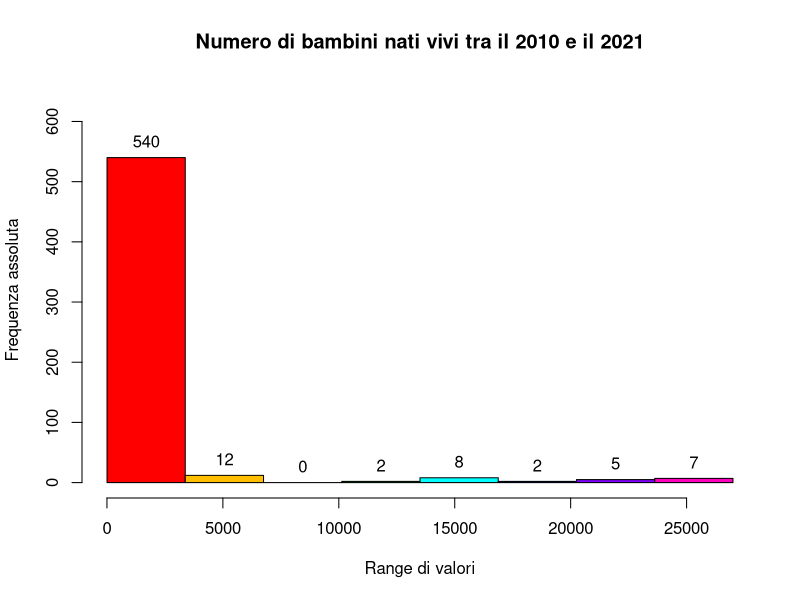
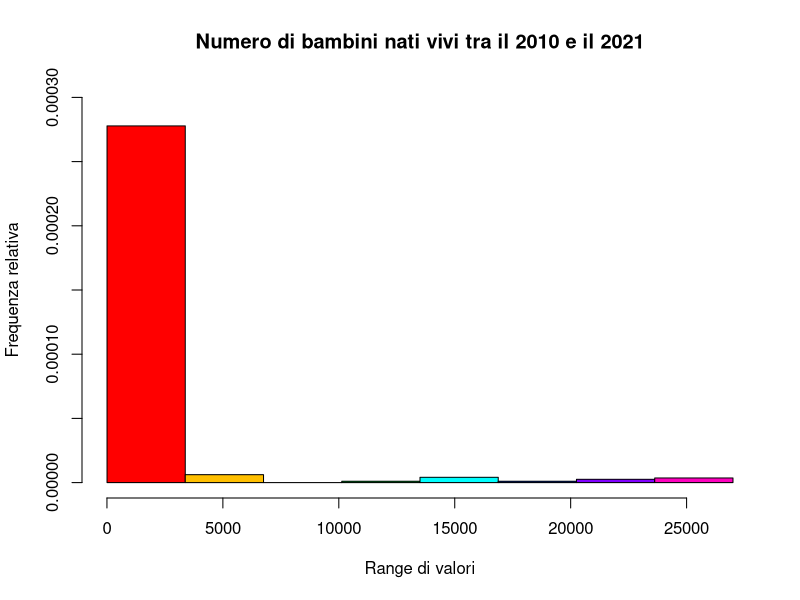
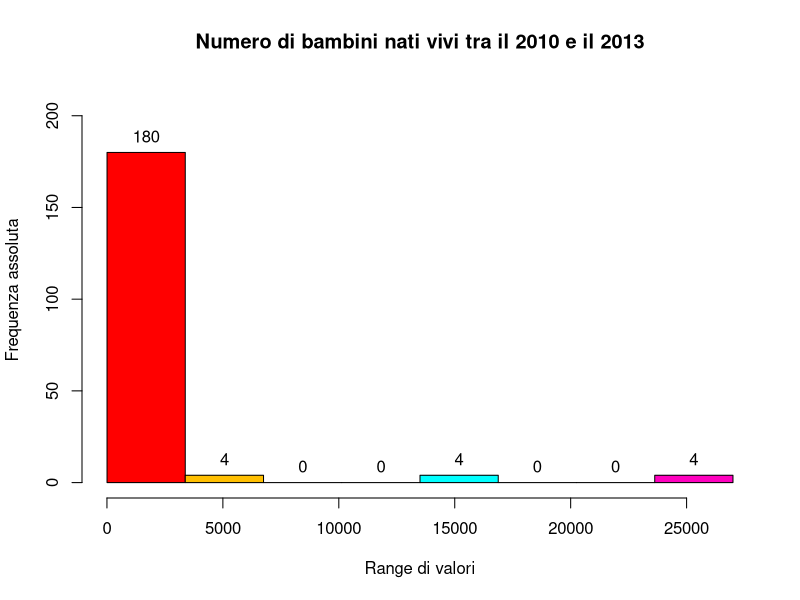
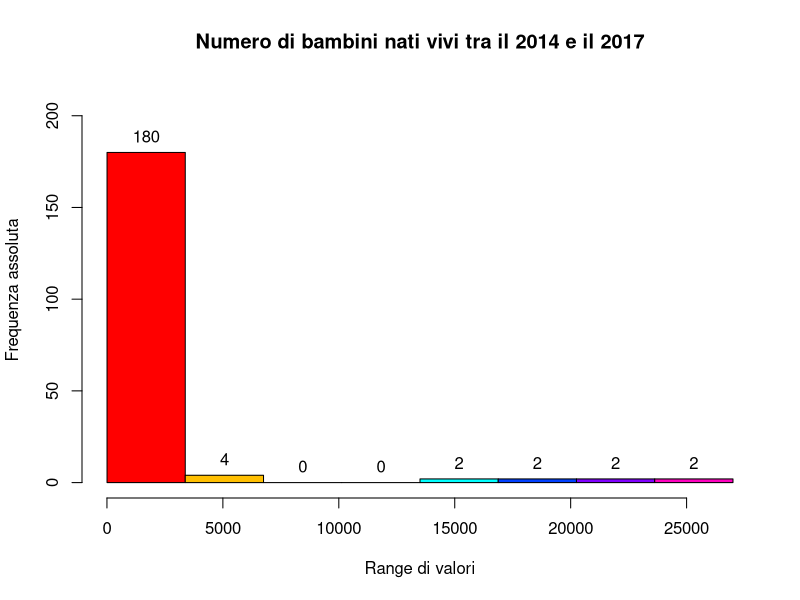
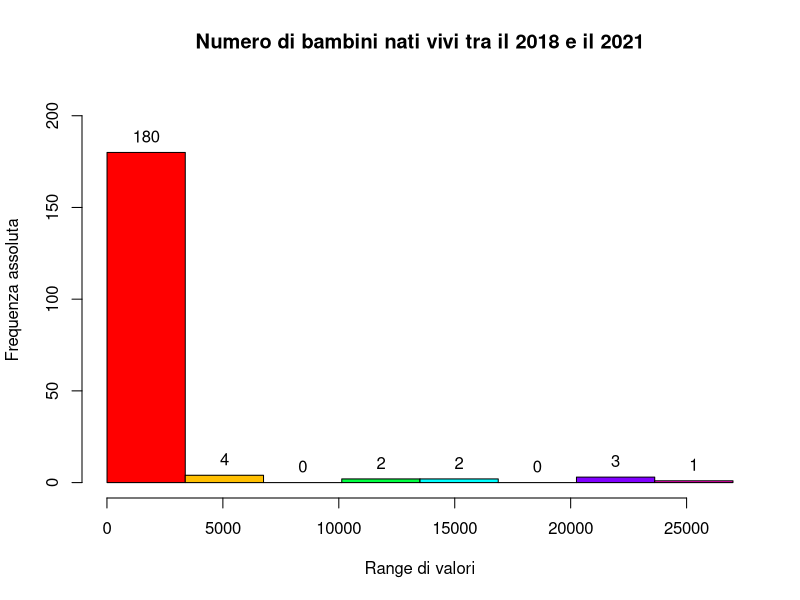
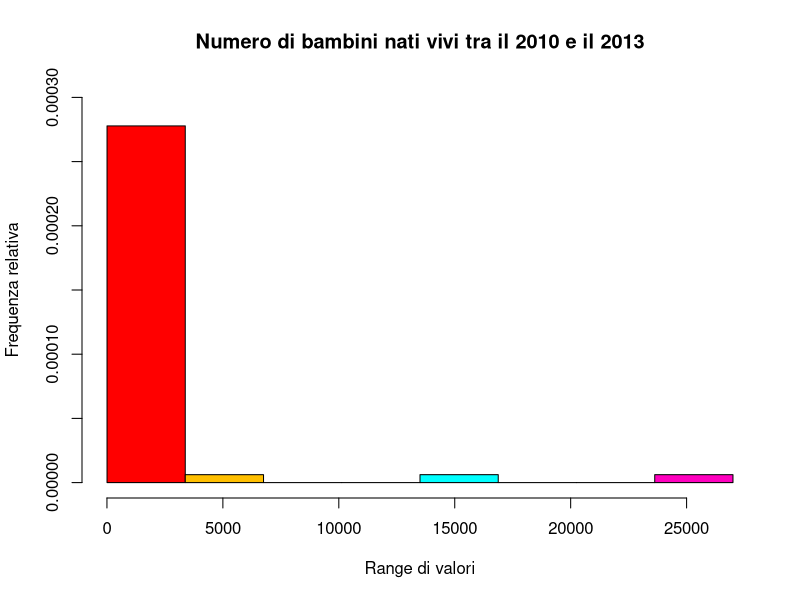
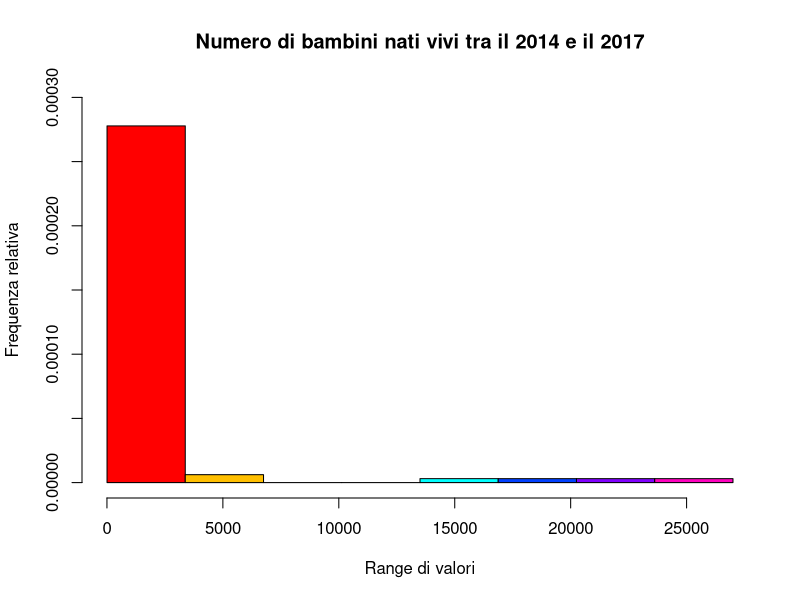
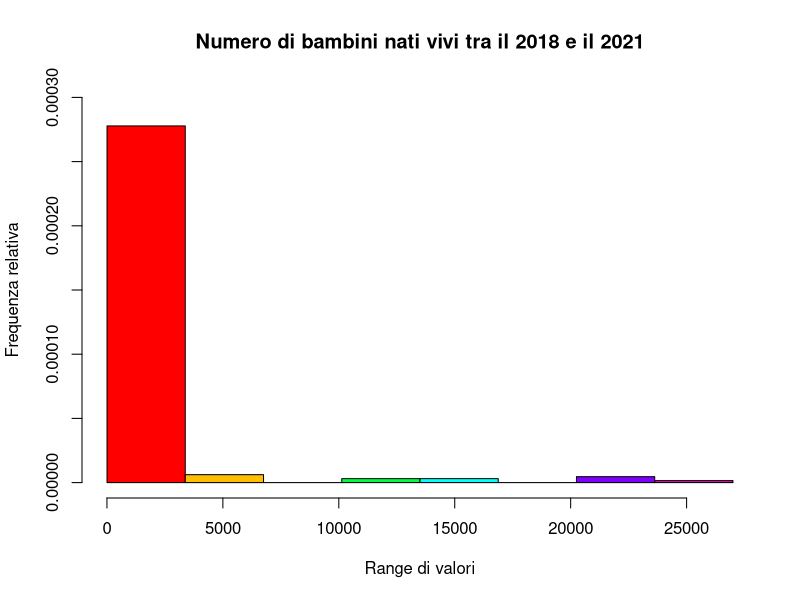

The R source for these figures, in order:
library(readxl)
library(e1071)

data <- read_excel("dataset_puliti/nascite_arrotondato.xlsx")

# Visualizzo il dataframe
View(data)


############################################################################################################################
# Funzione di distribuzione ogni 3 anni

# Verifico quali sono il valore minimo e massimo all'interno del dataset
min_dati <- min(data[, -1])
max_dati <- max(data[, -1])
print(min_dati)
print(max_dati)

# Essendo il valore massimo 26600, arrotondo per eccesso a 27000
max_dati <- 27000

# Essendo il numero di dati elevato, divido il dataset in intervalli
# Numero di intervalli
num_intervalli <- 8

# Calcolo la lunghezza di ogni intervallo
lunghezza_intervallo <- (max_dati - min_dati) / num_intervalli

# Genero gli intervalli
intervalli <- seq(min_dati, max_dati, by = lunghezza_intervallo)

# Divido il dataset in 3 gruppi, ognuno di 4 anni
# Il primo gruppo va dal 2010 al 2014
# Il secondo gruppo va dal 2015 al 2018
# Il terzo gruppo va dal 2019 al 2022
dati_2010_2013 <- data[, c("2010", "2011", "2012", "2013")]
dati_2014_2017 <- data[, c("2014", "2015", "2016", "2017")]
dati_2018_2021 <- data[, c("2018", "2019", "2020", "2021")]

# Converto tutti i dati in un vettore numerico in modo da poter operarci più facilmente
dati_2010_2013 <- as.numeric(as.character(unlist(dati_2010_2013)))
dati_2014_2017 <- as.numeric(as.character(unlist(dati_2014_2017)))
dati_2018_2021 <- as.numeric(as.character(unlist(dati_2018_2021)))

# Rimuovo la prima colonna (dove sono presenti i Paesi)
dati_senza_intestazioni <- data[, -1]

# Converto i dati in un formato numerico
dati_tot <- as.numeric(as.character(unlist(dati_senza_intestazioni)))

# Calcolo la frequenza assoluta per l'intero set di dati, escludendo la prima riga di 
# intestazione e la prima colonna, che contiene i nomi dei Paesi
freqA_tot <- table(cut(dati_tot, intervalli, right = FALSE))
freqA_tot

# Calcolo le frequenze assolute cumulate per l'intero set di dati
freqAC_tot <- cumsum(freqA_tot)
freqAC_tot

# Calcolo la frequenza assoluta per ogni gruppo
freqA_2010_2013 <- table(cut(dati_2010_2013, intervalli, right = FALSE))
freqA_2014_2017 <- table(cut(dati_2014_2017, intervalli, right = FALSE))
freqA_2018_2021 <- table(cut(dati_2018_2021, intervalli, right = FALSE))

# Calcolo la frequenza assoluta cumulata per ogni gruppo
freqAC_2010_2013 <- cumsum(freqA_2010_2013)
freqAC_2014_2017 <- cumsum(freqA_2014_2017)
freqAC_2018_2021 <- cumsum(freqA_2018_2021)

# Calcolo la frequenza relativa per l'intero set di dati, escludendo la prima riga di 
# intestazione e la prima colonna, che contiene i nomi dei Paesi
freqR_tot <- table(cut(dati_tot, intervalli, right = FALSE))/length(dati_tot)
freqR_tot

# Calcolo le frequenze relative cumulate per l'intero set di dati
freqRC_tot <- cumsum(freqR_tot)
freqRC_tot

# Calcolo la frequenza relativa per ogni gruppo
freqR_2010_2013 <- table(cut(dati_2010_2013,intervalli, right = FALSE))/length(dati_2010_2013)
freqR_2014_2017 <- table(cut(dati_2014_2017,intervalli, right = FALSE))/length(dati_2014_2017)
freqR_2018_2021 <- table(cut(dati_2018_2021,intervalli, right = FALSE))/length(dati_2018_2021)

# Calcolo la frequenza relativa cumulata per ogni gruppo
freqRC_2010_2013 <- cumsum(freqR_2010_2013)
freqRC_2014_2017 <- cumsum(freqR_2014_2017)
freqRC_2018_2021 <- cumsum(freqR_2018_2021)

################# Istogrammi #################
# Istogramma per l'intero set di dati

# Frequenza assoluta
hist_freqA_tot <- hist(dati_tot, breaks = intervalli, freq = TRUE,
                 ylim = c(0, max(freqA_tot) + 100),
                 col = rainbow(8), border = "black",
                 main = "Numero di bambini nati vivi tra il 2010 e il 2021",
                 xlab = "Range di valori", ylab = "Frequenza assoluta")

# Per una maggiore chiarezza inserisco delle etichette sopra le colonne, 
# che vanno ad indicare il valore effettivo di ogni colonna
for (i in 1:length(hist_freqA_tot$counts)) {
  text(hist_freqA_tot$mids[i], hist_freqA_tot$counts[i], 
       labels = hist_freqA_tot$counts[i], pos = 3, col = "black")
}

# Frequenza relativa
hist(dati_tot, breaks = intervalli, freq = FALSE,
     ylim = c(0, 0.0003),     
     col = rainbow(8), border = "black", 
     main = "Numero di bambini nati vivi tra il 2010 e il 2021",  
     xlab = "Range di valori", 
     ylab = "Frequenza relativa")

# Calcolo delle percentuali
percentuali_tot <- round((freqA_tot / sum(freqA_tot)) * 100, 2)
percentuali_2010_2013 <- round((freqA_2010_2013 / sum(freqA_2010_2013)) * 100, 2)
percentuali_2014_2017 <- round((freqA_2014_2017 / sum(freqA_2014_2017)) * 100, 2)
percentuali_2018_2021 <- round((freqA_2018_2021 / sum(freqA_2018_2021)) * 100, 2)

# Creo un vettore di etichette
intervalli_etichette <- c("[4,3380)", "[3380,6750)", "[6750,10100)", "[10100,13500)",
                         "[13500,16900)", "[16900,20300)", "[20300,23600)", "[23600,27000)")

# Istogrammi per raggruppamenti di 4 anni
# Frequenza assoluta
#-------- 2010-2013 --------#
hist_freqA_2010_2013 <- hist(dati_2010_2013, breaks = intervalli, freq = TRUE,
                             ylim = c(0, max(freqA_2010_2013) + 30),
                             col = rainbow(8), border = "black",
                             main = "Numero di bambini nati vivi tra il 2010 e il 2013",
                             xlab = "Range di valori", ylab = "Frequenza assoluta")

# Per una maggiore chiarezza inserisco delle etichette sopra le colonne,
# che vanno ad indicare il valore effettivo di ogni colonna
for (i in 1:length(hist_freqA_2010_2013$counts)) {
  text(hist_freqA_2010_2013$mids[i], hist_freqA_2010_2013$counts[i],
       labels = hist_freqA_2010_2013$counts[i], pos = 3, col = "black")
}

#-------- 2014-2017 --------#
hist_freqA_2014_2017 <- hist(dati_2014_2017, breaks = intervalli, freq = TRUE,
                             ylim = c(0, max(freqA_2014_2017) + 30),
                             col = rainbow(8), border = "black",
                             main = "Numero di bambini nati vivi tra il 2014 e il 2017",
                             xlab = "Range di valori", ylab = "Frequenza assoluta")

# Per una maggiore chiarezza inserisco delle etichette sopra le colonne,
# che vanno ad indicare il valore effettivo di ogni colonna
for (i in 1:length(hist_freqA_2014_2017$counts)) {
  text(hist_freqA_2014_2017$mids[i], hist_freqA_2014_2017$counts[i],
       labels = hist_freqA_2014_2017$counts[i], pos = 3, col = "black")
}

#-------- 2018-2021 --------#
hist_freqA_2018_2021 <- hist(dati_2018_2021, breaks = intervalli, freq = TRUE,
                             ylim = c(0, max(freqA_2018_2021) + 30),
                             col = rainbow(8), border = "black",
                             main = "Numero di bambini nati vivi tra il 2018 e il 2021",
                             xlab = "Range di valori", ylab = "Frequenza assoluta")

# Per una maggiore chiarezza inserisco delle etichette sopra le colonne,
# che vanno ad indicare il valore effettivo di ogni colonna
for (i in 1:length(hist_freqA_2018_2021$counts)) {
  text(hist_freqA_2018_2021$mids[i], hist_freqA_2018_2021$counts[i],
       labels = hist_freqA_2018_2021$counts[i], pos = 3, col = "black")
}

#--------------- Frequenza relativa ---------------#
hist(dati_2010_2013, breaks = intervalli, freq = FALSE,
     ylim = c(0, 0.0003),
     col = rainbow(8), border = "black",
     main = "Numero di bambini nati vivi tra il 2010 e il 2013",
     xlab = "Range di valori", ylab = "Frequenza relativa")

hist(dati_2014_2017, breaks = intervalli, freq = FALSE,
     ylim = c(0, 0.0003),
     col = rainbow(8), border = "black",
     main = "Numero di bambini nati vivi tra il 2014 e il 2017",
     xlab = "Range di valori", ylab = "Frequenza relativa")

hist(dati_2018_2021, breaks = intervalli, freq = FALSE,
     ylim = c(0, 0.0003),
     col = rainbow(8), border = "black",
     main = "Numero di bambini nati vivi tra il 2018 e il 2021",
     xlab = "Range di valori", ylab = "Frequenza relativa")

#--------------- Costruisco la tabella di contingenza ---------------#
contingenza_assolute <- cbind(freqA_2010_2013, freqA_2014_2017, freqA_2018_2021)
contingenza_assolute

#--------------- Frequenza assoluta congiunta ---------------#
barplot(t(contingenza_assolute), 
        col = c("blue", "green", "red"),
        legend = c("2010-2013", "2014-2017", "2018-2021"), 
        ylim = c(0, 600),
        main = "Frequenza assoluta congiunta",
        names.arg = c("[4, 3380)", 
                      "[3380, 6750)", 
                      "[6750, 10100)", 
                      "[10100, 13500)", 
                      "[13500, 16900)", 
                      "[16900, 20300)", 
                      "[20300, 23600)", 
                      "[23600, 27000)"),
        las = 2,
        cex.names = 0.7)

# Per una maggiore chiarezza, vista la presenza di valori molto bassi per alcuni intervalli
# rifaccio il grafico togliendo il primo intervallo; ovvero, (4, 3333]. Così facendo 
# si riesce a vedere meglio la contingenza assoluta per gli altri intervalli
barplot(t(contingenza_assolute[-1, ]), 
        col = c("blue", "green", "red"),
        legend = c("2010-2013", "2014-2017", "2018-2021"), 
        main = "Frequenza assoluta congiunta (senza il primo intervallo)",
        names.arg = c("[3380, 6750)", 
                      "[6750, 10100)", 
                      "[10100, 13500)", 
                      "[13500, 16900)", 
                      "[16900, 20300)", 
                      "[20300, 23600)", 
                      "[23600, 27000)"),
        las = 2,
        cex.names = 0.7)

# Costruisco la tabella di contingenza relativa
contingenza_relativa <- cbind(freqR_2010_2013, freqR_2014_2017, freqR_2018_2021)
contingenza_relativa

# Frequenza relativa congiunta
barplot(t(contingenza_relativa), 
        col = c("blue", "green", "red"),
        ylim = c(0, 3),
        legend = c("2010-2013", "2014-2017", "2018-2021"), 
        main = "Frequenza relativa congiunta",
        names.arg = c("[4, 3380)", 
                      "[3380, 6750)", 
                      "[6750, 10100)", 
                      "[10100, 13500)", 
                      "[13500, 16900)", 
                      "[16900, 20300)", 
                      "[20300, 23600)", 
                      "[23600, 27000)"),
        las = 2,
        cex.names = 0.7)

# Per una maggiore chiarezza, vista la presenza di valori molto bassi per alcuni intervalli
# rifaccio il grafico togliendo il primo intervallo; ovvero, (4, 3333]. Così facendo
# si riesce a vedere meglio la contingenza relativa per gli altri intervalli
barplot(t(contingenza_relativa[-1, ]), 
        col = c("blue", "green", "red"),
        ylim = c(0, 0.07),
        legend = c("2010-2013", "2014-2017", "2018-2021"), 
        main = "Frequenza relativa congiunta (senza il primo intervallo)",
        names.arg = c("[3380, 6750)", 
                      "[6750, 10100)", 
                      "[10100, 13500)", 
                      "[13500, 16900)", 
                      "[16900, 20300)", 
                      "[20300, 23600)", 
                      "[23600, 27000)"),
        las = 2,
        cex.names = 0.7)


# Distribuzione di frequenza assoluta marginale del numero di nascite
# Totalità di istanze per tutti gli anni messi insieme
freq_marg_ass <- margin.table(contingenza_assolute, 1)
freq_marg_ass

# Faccio la stessa cosa per la frequenza relativa
freq_marg_rel <- margin.table(contingenza_relativa, 1)
freq_marg_rel

# Calcolo la frequenza relativa condizionata
freq_cond_rel <- prop.table(contingenza_assolute, 1)
freq_cond_rel[is.nan(freq_cond_rel)] <- 0
freq_cond_rel

# Rappresentazione della frequenza relativa condizionata 
barplot(t(freq_cond_rel),
        beside = TRUE,
        col = c("blue", "green", "red"),
        ylim = c(0, 1),
        legend = c("2010-2013", "2014-2017", "2018-2021"), 
        main = "Frequenza relativa condizionata (Quadriennio | N. Nascite)",
        names.arg = c("[4, 3380)", 
                      "[3380, 6750)", 
                      "[6750, 10100)", 
                      "[10100, 13500)", 
                      "[13500, 16900)", 
                      "[16900, 20300)", 
                      "[20300, 23600)", 
                      "[23600, 27000)"),
        las = 2,
        cex.names = 0.7)

############################################################################################################################

# Calcolo la media campionaria per ogni anno
means_by_year <- colMeans(data[, -1])

# Visualizzo la media campionaria per ogni anno
print(means_by_year)

# Rappresento la media sottoforma di serie temporale
ts_means <- ts(means_by_year, start = 2010, frequency = 1)

# Visualizzo la serie temporale
plot(ts_means, 
     main = "Media campionaria per anno", 
     ylim = c(1130, 1400),
     xlab = "Anno", 
     ylab = "Numero di nati vivi (in migliaia)", 
     col = "blue", 
     type = "o")

###############################################################################
# Boxplot quadriennali 

# 2010 - 2013
dati_2010 <- data[["2010"]]
dati_2011 <- data[["2011"]]
dati_2012 <- data[["2012"]]
dati_2013 <- data[["2013"]]

# Calcolo i quantili per ogni anno
quantili_2010 <- quantile(dati_2010)
quantili_2010

quantili_2011 <- quantile(dati_2011)
quantili_2011

quantili_2012 <- quantile(dati_2012)
quantili_2012

quantili_2013 <- quantile(dati_2013)
quantili_2013

# Visualizzo le principali informazioni (media, mediana, minimo e massimo) per ogni anno  
summary_2010 <- summary(dati_2010)
summary_2010

summary_2011 <- summary(dati_2011)
summary_2011

summary_2012 <- summary(dati_2012)
summary_2012

summary_2013 <- summary(dati_2013)
summary_2013

# Rappresento i boxplot
boxplot(dati_2010, dati_2011, dati_2012, dati_2013, 
        main = "Boxplot 2010 - 2013",
        ylab = "Numero di bambini nati vivi (in migliaia)",
        ylim = c(min(dati_2010, dati_2011, dati_2012, dati_2013), 
                 max(dati_2010, dati_2011, dati_2012, dati_2013)),
        names = c("2010", "2011", "2012", "2013"),
        col = c("red", "lightblue", "green", "yellow"),
        border = "black")

# Essendo presenti degli outliers molto grandi, 
# di seguito si riportano i boxplot senza gli outliers
boxplot(dati_2010, dati_2011, dati_2012, dati_2013, 
        main = "Boxplot 2010 - 2013 senza outliers",
        ylab = "Numero di bambini nati vivi (in migliaia)",
        ylim = c(min(dati_2010, dati_2011, dati_2012, dati_2013), 
                 max(dati_2010, dati_2011, dati_2012, dati_2013) - 25340),
        names = c("2010", "2011", "2012", "2013"),
        col = c("red", "lightblue", "green", "yellow"),
        border = "black")

# Verifico qual è il limite superiore
stats_2010 <- boxplot.stats(dati_2010)
stats_2010$stats[5]

stats_2011 <- boxplot.stats(dati_2011)
stats_2011$stats[5]

stats_2012 <- boxplot.stats(dati_2012)
stats_2012$stats[5]

stats_2013 <- boxplot.stats(dati_2013)
stats_2013$stats[5]

# 2014 - 2017
dati_2014 <- data[["2014"]]
dati_2015 <- data[["2015"]]
dati_2016 <- data[["2016"]]
dati_2017 <- data[["2017"]]

# Calcolo i quantili per ogni anno
quantili_2014 <- quantile(dati_2014)
quantili_2014

quantili_2015 <- quantile(dati_2015)
quantili_2015

quantili_2016 <- quantile(dati_2016)
quantili_2016

quantili_2017 <- quantile(dati_2017)
quantili_2017

# Visualizzo le principali informazioni (media, mediana, minimo e massimo) per ogni anno
summary_2014 <- summary(dati_2014)
summary_2014

summary_2015 <- summary(dati_2015)
summary_2015

summary_2016 <- summary(dati_2016)
summary_2016

summary_2017 <- summary(dati_2017)
summary_2017

# Rappresento i boxplot
boxplot(dati_2014, dati_2015, dati_2016, dati_2017, 
        main = "Boxplot 2014 - 2017",
        ylab = "Numero di bambini nati vivi (in migliaia)",
        ylim = c(min(dati_2014, dati_2015, dati_2016, dati_2017), 
                 max(dati_2014, dati_2015, dati_2016, dati_2017)),
        names = c("2014", "2015", "2016", "2017"),
        col = c("red", "lightblue", "green", "yellow"),
        border = "black")

# Essendo presenti degli outliers molto grandi,
# di seguito si riportano i boxplot senza gli outliers
boxplot(dati_2014, dati_2015, dati_2016, dati_2017, 
        main = "Boxplot 2014 - 2017 senza outliers",
        ylab = "Numero di bambini nati vivi (in migliaia)",
        ylim = c(min(dati_2014, dati_2015, dati_2016, dati_2017), 
                 max(dati_2014, dati_2015, dati_2016, dati_2017) - 23200),
        names = c("2014", "2015", "2016", "2017"),
        col = c("red", "lightblue", "green", "yellow"),
        border = "black")

# Verifico qual è il limite superiore
stats_2014 <- boxplot.stats(dati_2014)
stats_2014$stats[5]

stats_2015 <- boxplot.stats(dati_2015)
stats_2015$stats[5]

stats_2016 <- boxplot.stats(dati_2016)
stats_2016$stats[5]

stats_2017 <- boxplot.stats(dati_2017)
stats_2017$stats[5]

# 2018 - 2021
dati_2018 <- data[["2018"]]
dati_2019 <- data[["2019"]]
dati_2020 <- data[["2020"]]
dati_2021 <- data[["2021"]]

# Calcolo i quantili per ogni anno
quantili_2018 <- quantile(dati_2018)
quantili_2018

quantili_2019 <- quantile(dati_2019)
quantili_2019

quantili_2020 <- quantile(dati_2020)
quantili_2020

quantili_2021 <- quantile(dati_2021)
quantili_2021

# Visualizzo le principali informazioni (media, mediana, minimo e massimo) per ogni anno
summary_2018 <- summary(dati_2018)
summary_2018

summary_2019 <- summary(dati_2019)
summary_2019

summary_2020 <- summary(dati_2020)
summary_2020

summary_2021 <- summary(dati_2021)
summary_2021

# Rappresento i boxplot
boxplot(dati_2018, dati_2019, dati_2020, dati_2021, 
        main = "Boxplot 2018 - 2021",
        ylab = "Numero di bambini nati vivi (in migliaia)",
        ylim = c(min(dati_2018, dati_2019, dati_2020, dati_2021), 
                 max(dati_2018, dati_2019, dati_2020, dati_2021)),
        names = c("2018", "2019", "2020", "2021"),
        col = c("red", "lightblue", "green", "yellow"),
        border = "black")

# Essendo presenti degli outliers molto grandi,
# di seguito si riportano i boxplot senza gli outliers
boxplot(dati_2018, dati_2019, dati_2020, dati_2021, 
        main = "Boxplot 2018 - 2021 senza outliers",
        ylab = "Numero di bambini nati vivi (in migliaia)",
        ylim = c(min(dati_2018, dati_2019, dati_2020, dati_2021), 
                 max(dati_2018, dati_2019, dati_2020, dati_2021) - 23200),
        names = c("2018", "2019", "2020", "2021"),
        col = c("red", "lightblue", "green", "yellow"),
        border = "black")

# Verifico qual è il limite superiore
stats_2018 <- boxplot.stats(dati_2018)
stats_2018$stats[5]

stats_2019 <- boxplot.stats(dati_2019)
stats_2019$stats[5]

stats_2020 <- boxplot.stats(dati_2020)
stats_2020$stats[5]

stats_2021 <- boxplot.stats(dati_2021)
stats_2021$stats[5]

# Confronto tra primo e ultimo anno attraverso un boxplot ad intaglio
boxplot(dati_2010, dati_2021, 
        notch = TRUE,
        main = "Confronto boxplot 2010 e 2021",
        ylab = "Numero di bambini nati vivi (in migliaia)",
        ylim = c(min(dati_2010, dati_2021), 
                 max(dati_2010, dati_2021)),
        names = c("2010", "2021"),
        col = c("green", "orange"),
        border = "black")

# Per una migliore visualizzazione, si riporta il boxplot senza outliers
boxplot(dati_2010, dati_2021, 
        notch = TRUE,
        main = "Confronto boxplot 2010 e 2021 senza outliers",
        ylab = "Numero di bambini nati vivi (in migliaia)",
        ylim = c(min(dati_2010, dati_2021), 
                 1400),
        names = c("2010", "2021"),
        col = c("green", "orange"),
        border = "black")

# Visualizzo i dettagli dei due boxplot
summary_2010
summary_2021

# Confronto la mediana del primo e dell'ultimo anno e verifico se si sovrappongono
IQR_2010 <- quantile(dati_2010, 0.75) - quantile(dati_2010, 0.25)
M1_2010 <- quantile(dati_2010, 0.5) - 1.57*IQR_2010/sqrt(length(dati_2010))
M2_2010 <- quantile(dati_2010, 0.5) + 1.57*IQR_2010/sqrt(length(dati_2010))

IQR_2021 <- quantile(dati_2021, 0.75) - quantile(dati_2021, 0.25)
M1_2021 <- quantile(dati_2021, 0.5) - 1.57*IQR_2021/sqrt(length(dati_2021))
M2_2021 <- quantile(dati_2021, 0.5) + 1.57*IQR_2021/sqrt(length(dati_2021))

# Intervallo di confidenza del 95% per la mediana del primo anno
c(M1_2010, M2_2010)

# Intervallo di confidenza del 95% per la mediana dell'ultimo anno
c(M1_2021, M2_2021)


###############################################################################
#------------------------ Varianza e deviazione standard ---------------------#

# Calcolo la varianza e la deviazione standard per ogni anno
varianza_2010 <- var(dati_2010)
deviazione_standard_2010 <- sd(dati_2010)

varianza_2011 <- var(dati_2011)
deviazione_standard_2011 <- sd(dati_2011)

varianza_2012 <- var(dati_2012)
deviazione_standard_2012 <- sd(dati_2012)

varianza_2013 <- var(dati_2013)
deviazione_standard_2013 <- sd(dati_2013)

varianza_2014 <- var(dati_2014)
deviazione_standard_2014 <- sd(dati_2014)

varianza_2015 <- var(dati_2015)
deviazione_standard_2015 <- sd(dati_2015)

varianza_2016 <- var(dati_2016)
deviazione_standard_2016 <- sd(dati_2016)

varianza_2017 <- var(dati_2017)
deviazione_standard_2017 <- sd(dati_2017)

varianza_2018 <- var(dati_2018)
deviazione_standard_2018 <- sd(dati_2018)

varianza_2019 <- var(dati_2019)
deviazione_standard_2019 <- sd(dati_2019)

varianza_2020 <- var(dati_2020)
deviazione_standard_2020 <- sd(dati_2020)

varianza_2021 <- var(dati_2021)
deviazione_standard_2021 <- sd(dati_2021)

# Rappresento tali dati sottoforma di serie temporale
ts_varianza <- ts(c(varianza_2010, varianza_2011, varianza_2012, varianza_2013, varianza_2014, varianza_2015,
                    varianza_2016, varianza_2017, varianza_2018, varianza_2019, varianza_2020, varianza_2021), 
                  start = 2010, frequency = 1)

ts_deviazione_standard <- ts(c(deviazione_standard_2010, deviazione_standard_2011, deviazione_standard_2012, 
                               deviazione_standard_2013, deviazione_standard_2014, deviazione_standard_2015,
                               deviazione_standard_2016, deviazione_standard_2017, deviazione_standard_2018, 
                               deviazione_standard_2019, deviazione_standard_2020, deviazione_standard_2021), 
                             start = 2010, frequency = 1)

# Visualizzo le due serie temporali 
plot(ts_varianza,
     type = 'o', 
     col = 'blue', 
     xlab = 'Anno', 
     ylab = 'Varianza', 
     main = 'Varianza nel tempo',
     yaxt = 'n')  # Per nascondere l'asse y automatico

# Modifico il formato dell'asse y
axis(2, at = pretty(ts_varianza), labels = format(pretty(ts_varianza), scientific = FALSE), mgp = c(2, 1, 0))

plot(ts_deviazione_standard, 
     type = 'o', 
     col = 'red', 
     xlab = 'Anno', 
     ylab = 'Deviazione Standard', 
     main = 'Deviazione Standard nel tempo')

###############################################################################
# Calcolo la skewness per tutto il dataset
skew <- skewness(dati_tot)

# Calcolo la curtosi 
curtosi <- kurtosis(dati_tot)

# Creo un vettore di valori per la curva di densità
x <- seq(min(dati_tot) - 5000, max(dati_tot) + 1, length = 1000)

# Calcolo la densità della distribuzione normale
densita_normale <- dnorm(x, mean = mean(dati_tot), sd = sd(dati_tot))

# Calcolo la densità per i dati
densita_dati <- density(dati_tot)$y

# Creo il grafico di densità
plot(x, densita_normale, 
     type = "l",
     col = "blue",
     main = "Densità della distribuzione dei dati",
     xlab = "Numero di bambini nati vivi (in migliaia)",
     ylab = "Densità",
     ylim = c(0, max(densita_normale, densita_dati)),
     xlim = c(min(dati_tot) - 5000, max(dati_tot) + 1),
     lwd = 1)

# Aggiungo la curva di densità per i dati
lines(density(dati_tot), col = "red", lwd = 1)

# Aggiungo una linea per indicare la media
abline(v = mean(dati_tot), col = "green", lty = 2)

# Aggiungo una legenda
legend("topright", 
       legend = c("Distribuzione Normale ", "Distribuzione dei dati ", "Media campionaria "), 
       col = c("blue", "red", "green"), 
       lty = c(1, 1, 2), 
       cex = 0.8)

# Calcolo il momento centrato campionario di ordine 2
momento_2 <- var(dati_tot)

# Calcolo il momento centrato campionario di ordine 4
momento_4 <- moment(dati_tot, order = 4)

# Calcolo l'indice di Pearson
indice_pearson <- momento_4 / momento_2^2

# Calcolo la curtosi campionaria
curtosi_campionaria <- indice_pearson - 3
